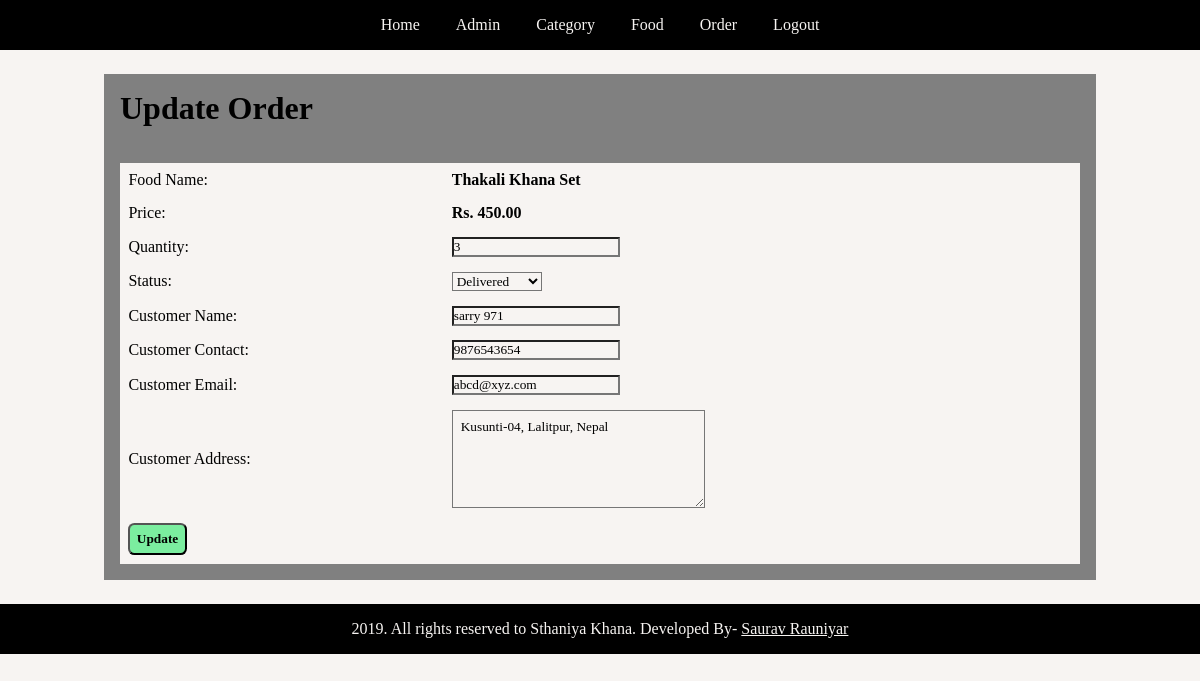
Screenshot of /admin/update-order.php?id=1 (signed in) with the database file from the repository.
### tables this page shows
CREATE TABLE `tbl_order` (
  `id` int(10) UNSIGNED NOT NULL,
  `food` varchar(100) NOT NULL,
  `price` decimal(10,2) NOT NULL,
  `qty` int(11) NOT NULL,
  `order_date` datetime NOT NULL,
  `status` varchar(10) NOT NULL,
  `customer_name` varchar(30) NOT NULL,
  `customer_contact` varchar(10) NOT NULL,
  `customer_email` varchar(25) NOT NULL,
  `customer_address` varchar(255) NOT NULL,
  `total` decimal(10,0) NOT NULL
);

### admin/update-order.php (the view, shortened to what this page needs)
<?php include('partials/navbar.php'); ?>
<div class="main-content">
    <div class="wrapper">
    <h1>Update Order</h1>
    <br><br>
    <?php
        if (isset($_GET['id']))
        {
            $id = $_GET['id'];
            $sql = "SELECT * FROM tbl_order WHERE id = $id";
            $res = mysqli_query($conn, $sql);
            $count = mysqli_num_rows($res);
            if ($count ==1 )
            {
                while ($row = mysqli_fetch_assoc($res))
                {
                    $food = $row['food'];
                    $price = $row['price'];
                    $qty = $row['qty'];
                    $status = $row['status'];
                    $customer_name = $row['customer_name'];
                    $customer_contact = $row['customer_contact'];
                    $customer_email = $row['customer_email'];
                    $customer_address = $row['customer_address'];
                }
            }
            else
            {
                header('location:'.SETURL.'admin/manage-order.php');
            }
        }
        else
        {
            header("location:".SETURL.'admin/manage-order.php');
        }
    ?>
    <form action="" method="POST">
        <table class="tbl-full">
            <tr>
                <td>Food Name:</td>
                <td><b><?php echo $food; ?></b></td>
            </tr>
            <tr>
                <td>Price:</td>
                <td><b>Rs. <?php echo $price; ?></b></td>
            </tr>
            <tr>
                <td>Quantity:</td>
                <td>
                    <input type="number" name="qty" value = "<?php echo $qty;?>">
                </td>
            </tr>
            <tr>
                <td>Status:</td>
                <td>
                    <select name="status">
                        <option <?php if($status == "Delivered") {echo "selected"; } ?> value="Delivered">Delivered</option>
                    </select>
                </td>
            </tr>
            <tr>
                <td>Customer Name:</td>
                <td>
                    <input type="text" name="customer_name" value="<?php echo $customer_name;?>">
                </td>
            </tr>
            <tr>
                <td>Customer Contact:</td>
                <td>
                    <input type="text" name="customer_contact" value="<?php echo $customer_contact ;?>">
                </td>
            </tr>
            <tr>
                <td>Customer Email:</td>
                <td>
                    <input type="text" name="customer_email" value="<?php echo $customer_email ;?>">
                </td>
            </tr>
            <tr>
                <td>Customer Address:</td>
                <td>
                    <textarea  name="customer_address" cols="30" rows="5" style="padding:0.5rem;"><?php echo $customer_address ;?></textarea>
                </td>
            </tr>
            <tr>
                <td colspan='2'>
                    <button type="submit" name='submit' class='btn-secondary'>Update</button>
                </td>
            </tr>
        </table>
    </form>
    </div>
</div>
<?php include('partials/footer.php'); ?>

### css/admin.css (style rules this page uses)
* { margin: 0 0; padding: 0 0; font-family: 'Satisfy', cursive; background-color: #F7F4F2; color: black; }
.wrapper { padding: 1rem; width: 80vw; margin: 0 auto; }
.tbl-full { width: 100%; }
table tr td { padding: 0.4rem; text-align: left; }
.btn-secondary { background-color: #7bed9f ; color: black; padding: 0.4rem; text-decoration: none; font-weight: bold; border-radius: 0.4rem; }
.main-content { padding: 1.5rem 0; }
.main-content .wrapper { background-color: gray ; }
.main-content .wrapper h1 { background-color: gray ; }

### rows the page displays
tbl_order: food "Thakali Khana Set", price "450.00", qty "3", status "Delivered", customer_name "sarry 971", customer_contact "9876543654", customer_email "abcd@xyz.com", customer_address "Kusunti-04, Lalitpur, Nepal"
